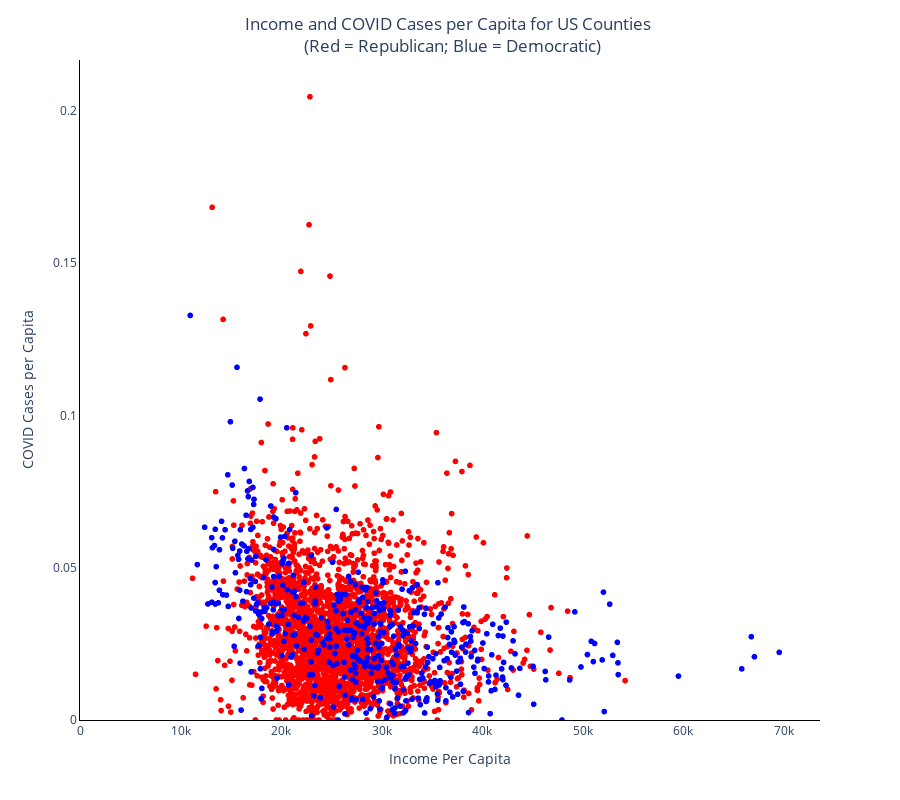

Notebook code for this chart:
### Code cell
fig = px.scatter(county_new, x='Income Per Capita', y='COVID Cases per Capita', color='Elected 2020', 
                 color_discrete_sequence=['red','blue']
                 , height = 800)
fig.layout.update(title_text='Income and COVID Cases per Capita for US Counties <br> (Red = Republican; Blue = Democratic)', title_x = 0.5
                  ,showlegend=False, plot_bgcolor = "rgba(0,0,0,0)"
                  , xaxis = dict(showgrid = True, visible = True, linecolor="black", rangemode = 'tozero')
                  , yaxis = dict(linecolor="black", showgrid=True, visible = True, rangemode = 'tozero'))
fig.show()

### Figure 1 — Plotly figure (JSON) as saved in the notebook; plotly's stock layout.template omitted (floating-point values rounded to 4 significant figures; data arrays with more than 128 entries replaced by an {"elided": "..."} marker saying what was removed)
{"data": [{"hovertemplate": "Elected 2020=Republican<br>Income Per Capita=%{x}<br>COVID Cases per Capita=%{y}<extra></extra>", "legendgroup": "Republican", "marker": {"color": "red", "symbol": "circle"}, "mode": "markers", "name": "Republican", "showlegend": true, "type": "scattergl", "x": {"elided": "2576 int values"}, "xaxis": "x", "y": {"elided": "2576 float values"}, "yaxis": "y"}, {"hovertemplate": "Elected 2020=Democrat<br>Income Per Capita=%{x}<br>COVID Cases per Capita=%{y}<extra></extra>", "legendgroup": "Democrat", "marker": {"color": "blue", "symbol": "circle"}, "mode": "markers", "name": "Democrat", "showlegend": true, "type": "scattergl", "x": {"elided": "470 int values"}, "xaxis": "x", "y": {"elided": "470 float values"}, "yaxis": "y"}], "layout": {"height": 800, "legend": {"title": {"text": "Elected 2020"}, "tracegroupgap": 0}, "margin": {"t": 60}, "plot_bgcolor": "rgba(0,0,0,0)", "showlegend": false, "title": {"text": "Income and COVID Cases per Capita for US Counties <br> (Red = Republican; Blue = Democratic)", "x": 0.5}, "xaxis": {"anchor": "y", "domain": [0, 1], "linecolor": "black", "rangemode": "tozero", "showgrid": true, "title": {"text": "Income Per Capita"}, "visible": true}, "yaxis": {"anchor": "x", "domain": [0, 1], "linecolor": "black", "rangemode": "tozero", "showgrid": true, "title": {"text": "COVID Cases per Capita"}, "visible": true}}}
